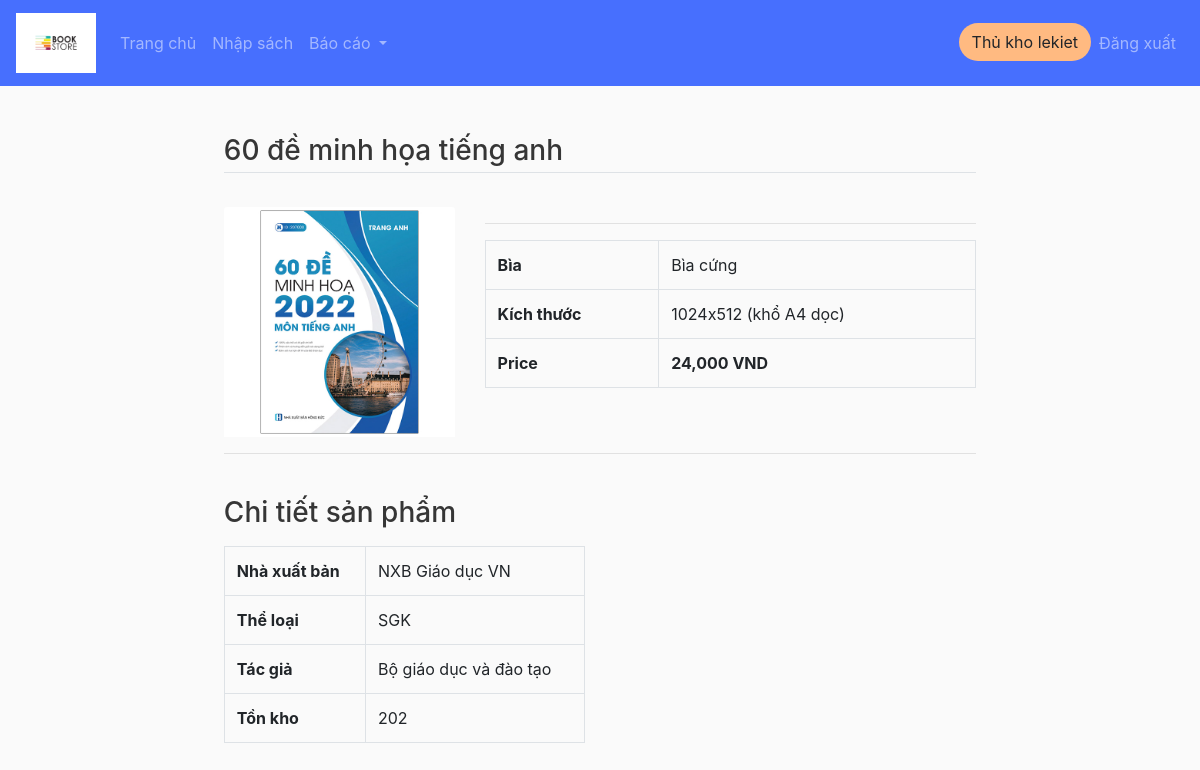
Page /book/9/ (signed in) on the committed database.
### book/models.py (models this page shows, shortened)
class Person(models.Model):
    class Meta:
        verbose_name_plural = 'Thành viên'
    id = models.CharField(max_length=100, primary_key=True, editable=True)
    ho_ten = models.CharField('Họ tên', max_length=100, null=True)
    ngay_sinh = models.DateField('Ngày sinh', null=True, editable=True)
    so_dien_thoai = models.CharField('Số điện thoại', max_length=13, null=True)
    dia_chi = models.CharField('Địa chỉ', max_length=1000, null=True)
    email = models.CharField('Email', max_length=50, null=True)
    profile_pic = models.ImageField('Ảnh đại diện', default="profile1.png", null=True, blank=True)
    user = models.OneToOneField(User, blank=True, null=True, on_delete=models.CASCADE) # a user can have 1 customer, a customer have a user
    @property
    def get_group_name(self):
        query_set = Group.objects.filter(user = self.user)
        if not query_set:
            query_set = ''
        else:
            query_set = query_set[0].name.capitalize()
        return query_set
    @property
    def get_debt(self):
        if 'kh' in self.id:
            s = 0
            cac_hd = HoaDon.objects.filter(khach_hang=self)
            for hd in cac_hd:
                if hd.tong_tien != hd.da_tra and hd.da_tra != -1:
                    s += hd.tong_tien - hd.da_tra
                    print(hd, s)
            return s

class Sach(models.Model):
    ten_sach = models.CharField('Tên sách', max_length=100, null=True)
    ngay_nhap = models.DateField('Ngày nhập', null=True, default=timezone.now)
    so_luong = models.PositiveIntegerField('Số lượng', null=True)
    the_loai = models.CharField('Thể loại', max_length=100, null=True)
    tac_gia = models.CharField('Tác giả', max_length=100, null=True)
    don_gia = models.PositiveBigIntegerField('Đơn giá', null=True)
    gia_ban = models.PositiveBigIntegerField('Giá bán', null=True)
    nha_xuat_ban = models.CharField('Nhà xuất bản', max_length=100, null=True)
    nam_xuat_ban = models.PositiveIntegerField('Năm xuất bản', null=True)
    nguoi_nhap = models.ForeignKey(Person, verbose_name= 'Người nhập', null=True, on_delete=models.PROTECT)
    anh_sach = models.ImageField(default="static/placeholder.png",null=True, blank=True)
    mo_ta = models.TextField("Mô tả ngắn", max_length=1000, null=True, blank=True)
    @property
    def get_book_quantity(self):
        return self.so_luong-20
    class Meta: # vì django ko cho tạo PK 2 thuộc tính nên làm cách này
        unique_together = ('id', 'ngay_nhap',)
        verbose_name_plural = "Sách"

### book/views.py (the view)
# urls.py: path('book/<str:pk>/', views.book_details, name='book'), # xem chi tiết sách
def book_details(request, pk):
    if request.user.is_authenticated:
        book = Sach.objects.get(id=pk) # truy vấn sách có mã pk từ csdl
        cart_info = get_cart_info(request)
    context = {'book': book, 'cartItems':cart_info['cartItems']}
    return render(request, 'book/book.html', context= context)

### book/models.py (called while the page is built)
    @property
    def get_cart_items(self):
        cac_mat_hang = self.chitiethoadon_set.all()
        total = sum([mh.so_luong for mh in cac_mat_hang])
        return total

### book/utils.py (called while the page is built)
def get_cart_info(request):
    if request.user.is_authenticated:
        kh = request.user.person
        hd = HoaDon.objects.get(khach_hang = kh, da_tra=-1, tong_tien=0)
        mat_hang = hd.chitiethoadon_set.all()
        cartItems = hd.get_cart_items
    return {'mat_hang': mat_hang, 'hd':hd, 'cartItems': cartItems}

### book/templates/book/book.html (shortened to what this page needs)
{% extends 'book/main.html' %}
{% block content %}
<main class="container my-4">
    <h3 class="my-4 border-bottom pb-1">{{book.ten_sach}}</h3>
    <div class="row">
		<div class="col-md-4">
			<img id="zoom_01" data-zoom-image={{book.anh_sach.url}} src={{book.anh_sach.url}} class="card-img-top" alt="{{book.ten_sach}}">
		</div>
        <div class="col-md-8">
            <hr/>
            <table class="table table-bordered">
				<tr>
					<th>Bìa</th>
					<td>
						Bìa cứng
					</td>
				</tr>
				<tr>
					<th>Kích thước</th>
					<td>
						1024x512 (khổ A4 dọc)
					</td>
				</tr>
				<tr>
					<th>Price</th>
					<th><span class="product-price-{{book.id}}">{{book.gia_ban|floatformat:"-3g"}} VND</span></th>
				</tr>
			</table>
        </div>
    </div>
    <hr />
	<div class="row">
        <div class="col-md-6">
            <h3 class="my-3">Chi tiết sản phẩm</h3>
			<table class="table table-bordered">
				<tr>
					<th>Nhà xuất bản</th>
					<td><a>{{book.nha_xuat_ban}}</a></td>
				</tr>
				<tr>
					<th>Thể loại</th>
					<td><a>{{book.the_loai}}</a></td>
				</tr>
				<tr>
					<th>Tác giả</th>
					<td>{{book.tac_gia}}</td>
				</tr>
                <tr>
					<th>Tồn kho</th>
					<td>{{book.get_book_quantity}}</td>
				</tr>
			</table>
        </div>
    </div>
</main>
{% endblock %}

### book/templates/book/navbar.html (shortened to what this page needs)
{% load static %}
<nav class="navbar navbar-expand-sm navbar-dark" style="background-color: rgba(40, 88, 255, 0.85);">
  <a class="navbar-brand" href="{% url 'home' %}">
    <img src="{% static 'images/logons.png' %}" alt="logo" height="60px">
  </a>
  <div class="collapse navbar-collapse" id="navbarSupportedContent">
    <ul class="navbar-nav mr-auto">
      <li class="nav-item {% if request.resolver_match.view_name == 'home' %}active{% endif %}">
        <a class="nav-link" href="{% url 'home' %}">Trang chủ </a>
      </li>
      {% if user.is_authenticated %}
        {% if user.person.get_group_name == 'Thủ kho' %}
          <li class="nav-item {% if request.resolver_match.view_name == 'book_entry' %}active{% endif %}">
            <a class="nav-link" href="{% url 'book_entry' %}">Nhập sách</a>
          </li>
          <li class="nav-item dropdown {% if request.resolver_match.view_name == 'inventory_report' or  request.resolver_match.view_name == 'debt_report' %}active{% endif %}">
            <a class="nav-link dropdown-toggle" href="#" id="navbarDropdown" role="button" data-toggle="dropdown" aria-haspopup="true" aria-expanded="false">
              Báo cáo
            </a>
          </li>
        {% endif %}
      {% endif %}
    </ul>
    <div class="form-inline my-2 my-lg-0">
      <ul class="navbar-nav">
        {% if user.is_authenticated %}
        <li class="nav-item">
          <a class="btn" style="background-color: #FFBA81; border-radius: 40px;" href="/customer_info/">{{request.user.person.get_group_name}} {{request.user}}</a>
        </li>
        <li class="nav-item">
          <a class="nav-link" href="{% url 'logout' %}">Đăng xuất</a>
        </li>
        {% endif %}
    </ul>
    </div>
  </div>
</nav>

### static/css/book_main.css (style rules this page uses)
.container { max-width: 82% !important; }
body { background-color: hsl(0, 0%, 98%); }
h1,h2,h3,h4,h5,h6 { color:hsl(0, 0%, 21%); }
.col-md-4, .col-md-6, .col-md-8, .col-md-12 { margin-top: 10px; }

### rows in the picture
Sach: ten_sach "60 đề minh họa tiếng anh", anh_sach (picture), gia_ban "24,000", nha_xuat_ban "NXB Giáo dục VN", the_loai "SGK", tac_gia "Bộ giáo dục và đào tạo", get_book_quantity "202"

### other values in the picture
{{ request.user.person.get_group_name }} "Thủ kho"
{{ request.user }} "lekiet"
